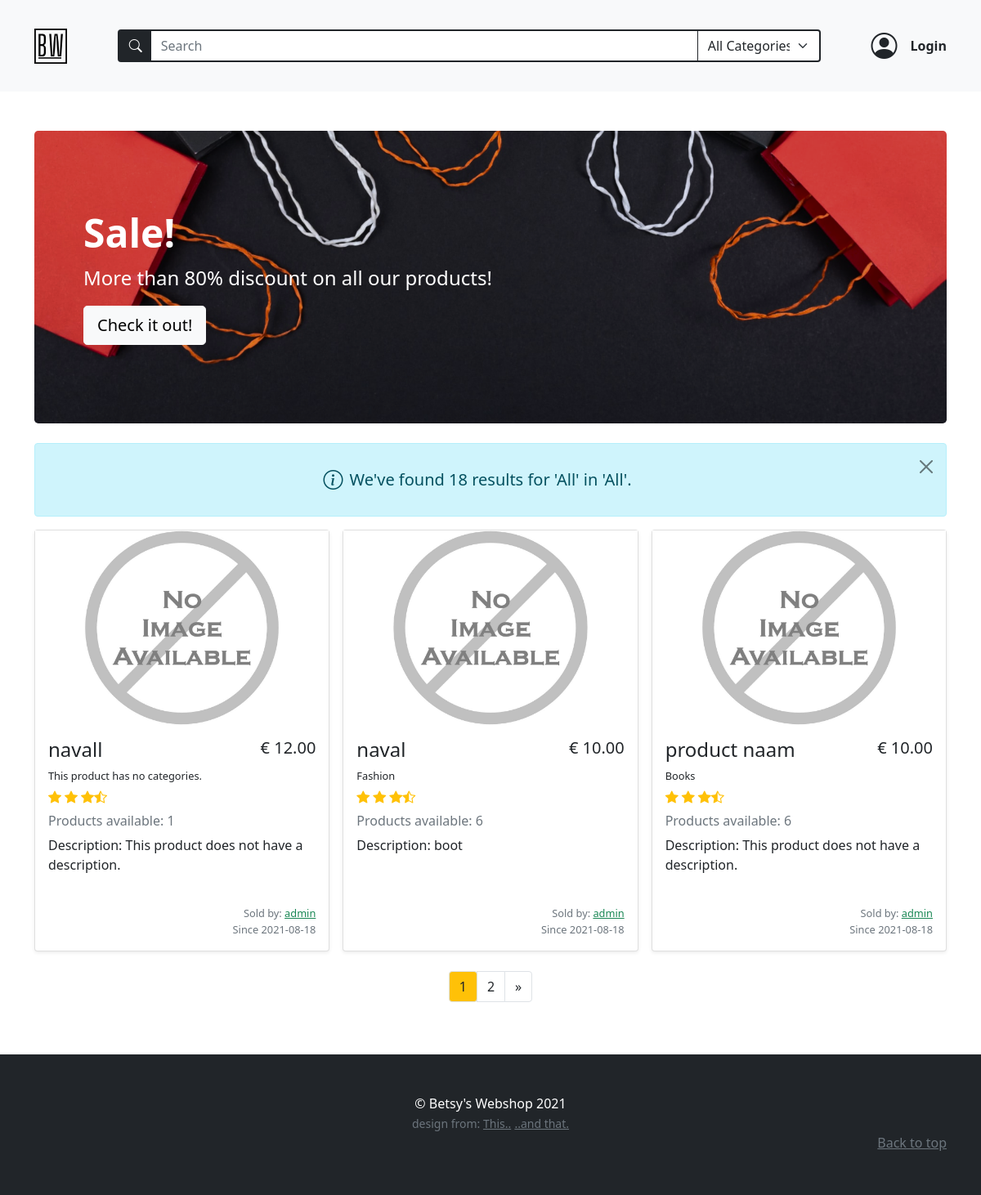
Screenshot of /search_results/All/All/ with the database file from the repository.
### models.py (models this page shows, shortened)
class BaseModel(db_wrapper.Model):
    class Meta:
        database = db

class Product(BaseModel):
    name = CharField(max_length=50)
    description = TextField(null=True)
    price_per_unit = DecimalField(
        constraints=[Check("price_per_unit >= 0")],
        decimal_places=2,
        auto_round=True,
        null=True,
        default=0,
        max_digits=10,
    )
    stock = IntegerField(default=1)
    owner = ForeignKeyField(User, backref="products")
    product_pic = CharField(null=True, default="default_product.jpg")
    date_posted = DateTimeField(formats="%Y-%m-%d %H:%M", default=datetime.now())

class User(BaseModel, UserMixin):
    first_name = CharField(index=True, max_length=30, null=True, default="")
    last_name = CharField(max_length=120, null=True, default="")
    address = CharField(max_length=200, null=True, default="")
    city = CharField(max_length=50, null=True, default="")
    country = CharField(max_length=50, null=True)
    cc_number = IntegerField(null=True, default="")
    username = CharField(index=True, max_length=30, unique=True)
    email = CharField(index=True, max_length=50, unique=True)
    password = CharField(max_length=20)
    profile_pic = CharField(null=True, default="default_user.jpg")

class ProductTag(BaseModel):
    product = ForeignKeyField(Product, index=True, backref="tags")
    tag = ForeignKeyField(Tag, index=True, backref="products")

class Tag(BaseModel):
    name = CharField(unique=True, max_length=30)

### routes.py (the view, shortened to what this page needs)
@app.route(
    "/search_results/<search_term>/<search_tag>/",
    methods=["GET", "POST"],
)
def search_results(search_term, search_tag):
    register_form = RegistrationForm(prefix="register_form")
    login_form = LoginForm(prefix="login_form")
    search_form = SearchForm(prefix="search_form")
    search_form.search_tag.choices = get_alpha_tag_names()
    page = request.args.get("page", 1, type=int)
    if current_user.is_anonymous:
        user = None
    else:
        user = User.get(current_user.id)
    if search_term == "All" and search_tag == "All":
        all_products_on_search = Product.select()
    elif search_term == "All":
        all_products_on_search = get_products_per_tag(search_tag)
    elif search_tag == "All":
        all_products_on_search = get_products_by_name(search_term)
    product_count = all_products_on_search.count()
    all_products_on_search = all_products_on_search.order_by(-Product.id)
    if product_count == 0:
        return redirect(url_for("no_results", search_query=search_term))
    return object_list(
        "search_results.html",
        query=all_products_on_search,
        context_variable="product_list",
        paginate_by=3,
        page=page,
        title="Search",
        product_count=product_count,
        login_form=login_form,
        register_form=register_form,
        search_form=search_form,
        user=user,
        all_products=Product.select(),
        search_tuple=(search_term, search_tag),
    )

### forms.py (shortened to what this page needs)
class RegistrationForm(FlaskForm):
    username = StringField(
        "Username",
        validators=[InputRequired(), Length(min=2, max=30)],
    )
    email = StringField(
        "Email", validators=[InputRequired(), Length(min=5, max=50), Email()]
    )
    password = PasswordField(
        "Set Password",
        validators=[
            InputRequired(),
            EqualTo(
                "password_confirm", message="Password must be identical in both inputs"
            ),
            Length(min=5, max=20),
        ],
    )
    password_confirm = PasswordField("Confirm Password", validators=[InputRequired()])
    submit = SubmitField("Sign Up")

class LoginForm(FlaskForm):
    email = StringField(
        "Email", validators=[InputRequired(), Length(min=2, max=50), Email()]
    )
    password = PasswordField("Your Password", validators=[InputRequired()])
    login = SubmitField("Login!")

### main.py (called while the page is built)
def get_alpha_tag_names() -> tuple[
    Tag
]:  # deze kan mss weg of in de form zelf zetten, tags zijn statisch nu
    tags = Tag.select().order_by(Tag.name)
    tag_list = [(tag.name, tag.name) for tag in tags]
    tag_list.insert(0, ("All", "All Categories"))
    return tag_list

### templates/search_results.html (shortened to what this page needs)
{% extends "base.html" %} {% block content %}
<div class="container py-5">
  <div class="p-5 mb-4 bg-dark rounded-3 search-results-banner banner">
    <div class="container-fluid py-5">
      <h1 class="display-5 fw-bold text-white">Sale!</h1>
      <p class="col-md-8 fs-4 text-white">
        More than 80% discount on all our products!
      </p>
      <button class="btn btn-light btn-lg" type="button">Check it out!</button>
    </div>
  </div>
  <div
    class="
      alert alert-info
      d-flex
      align-items-center
      justify-content-center
      alert-dismissible
      fade
      show
    "
    role="alert"
  >
    <i class="bi bi-info-circle me-2" style="font-size: 1.5rem"></i>
    <div class="text-center">
      <h5 class="text-center my-3">
        {% if product_count == 1 %} We've found {{ product_count }} result for
        '{{ search_tuple[0] }}' in '{{ search_tuple[1] }}'. {% else %} We've
        found {{ product_count }} results for '{{ search_tuple[0] }}' in '{{
        search_tuple[1] }}'. {% endif %}
      </h5>
    </div>
    <button
      type="button"
      class="btn-close"
      data-bs-dismiss="alert"
      aria-label="Close"
    ></button>
  </div>
  <div class="album" id="page_top">
    <div class="row row-cols-1 row-cols-md-2 row-cols-lg-3 g-3">
      {% for product in product_list %} {% include
      "product_in_search_results.html" %} {% endfor%}
    </div>
  </div>
  <nav
    class="btn-group mx-auto text-center d-block mt-4"
    aria-label="Page navigation example"
  >
    {% set cur_page = pagination.get_page() %}
    {% set page_count = pagination.get_page_count() %}
    <ul class="pagination justify-content-center">
      <li class="page-item text-dark">
        <a
          href="#page_top"
          role="button"
          type="button"
          class="page-link btn btn-warning text-dark bg-warning"
          >{{cur_page}}</a
        >
      </li>
      {% if cur_page != page_count %}
      <li class="page-item text-dark">
        <a
          class="page-link text-dark"
          href="{{ request.path }}?page={{cur_page + 1}}#page_top"
          aria-label="Next"
        >
          {{cur_page + 1}}
        </a>
      </li>
      <li class="page-item text-dark">
        <a
          class="page-link text-dark"
          href="{{ request.path }}?page={{page_count}}#page_top"
          aria-label="Last Page"
        >
          <span aria-hidden="true">&raquo;</span>
        </a>
      </li>
      {% endif %}
    </ul>
  </nav>
</div>
{% endblock content %}

### templates/product_in_search_results.html (shortened to what this page needs)
<div class="col" id="productID-{{product.id}}">
  <div class="card shadow-sm">
    <img
      src="{{  url_for('static', filename='/product_pics/' + product.product_pic)  }}"
      alt="{{ product.name }}"
    />
    <div class="card-body h-100">
      <div class="d-flex justify-content-between">
        <h4>{{ product.name }}</h4>
        <h5>€ {{ "%.2f"|format(product.price_per_unit) }}</h5>
      </div>
      <ul class="d-flex p-0 mb-0">
        {% if product.tags %} {% for producttags in product.tags %}
        <span class="pe-1 fs-small"> {{producttags.tag.name}}</span>
        {% endfor %} {% else %}
        <span class="pe-1 fs-small">This product has no categories.</span>
        {% endif %}
      </ul>
      <div class="d-flex text-warning py-1">
        <i class="bi bi-star-fill"></i>
        <i class="bi bi-star-fill mx-1"></i>
        <i class="bi bi-star-fill"></i>
        <i class="bi bi-star-half"></i>
      </div>
      <h6 class="text-muted my-0 mt-1 mb-2">
        Products available: {{product.stock}}
      </h6>
      <p class="card-text mt-2" style="min-height: 70px">
        Description: {% if product.description %} {{ product.description }} {%
        else %} This product does not have a description. {% endif %}
      </p>
      <div class="d-flex justify-content-between">
        <div class="text-muted fs-small m-0 p-0 ms-auto">
          <p class="m-0 text-end">
            Sold by: {% if current_user.username == product.owner.username %}
            <small>You</small>
            {% else %}
            <a
              class="text-success"
              href="{{url_for('user_profile', user_id=product.owner.id)}}"
              >{{ product.owner.username }}</a
            >
            {% endif %}
          </p>
          <p class="m-0">Since {{product.date_posted[0:10]}}</p>
        </div>
      </div>
    </div>
  </div>
</div>

### static/styles.css (style rules this page uses)
.banner { background-repeat: no-repeat; background-size: cover; }
.search-results-banner { background-image: url("../static/assets/search_results.png"); background-position: center center; }
.fs-small { font-size: 0.8rem; }

### rows the page displays
Product: product_pic (placeholder picture), name "navall", price_per_unit "12.00", shows "This product has no categories.", stock "1", shows "This product does not have a description.", owner.username "admin", date_posted "2021-08-18"
Product: product_pic (placeholder picture), name "naval", price_per_unit "10.00", stock "6", description "boot", owner.username "admin", date_posted "2021-08-18"
ProductTag: tag.name "Fashion"
Product: product_pic (placeholder picture), name "product naam", price_per_unit "10.00", stock "6", shows "This product does not have a description.", owner.username "admin", date_posted "2021-08-18"
ProductTag: tag.name "Books"

### other values shown
{{ product_count }} "18"
{{ search_tuple[0] }} "All"
{{ search_tuple[1] }} "All"
{{ cur_page }} "1"
{{ cur_page + 1 }} "2"
